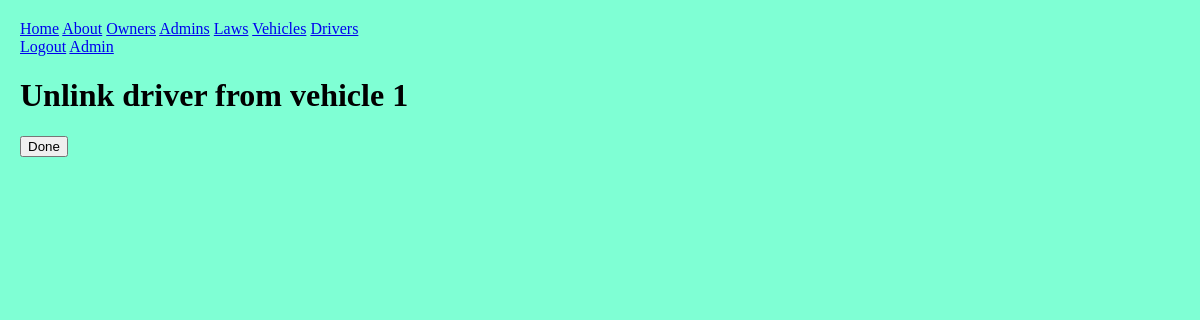
The app's page /front/rm_vtod/?vid=1 (signed in), older data.
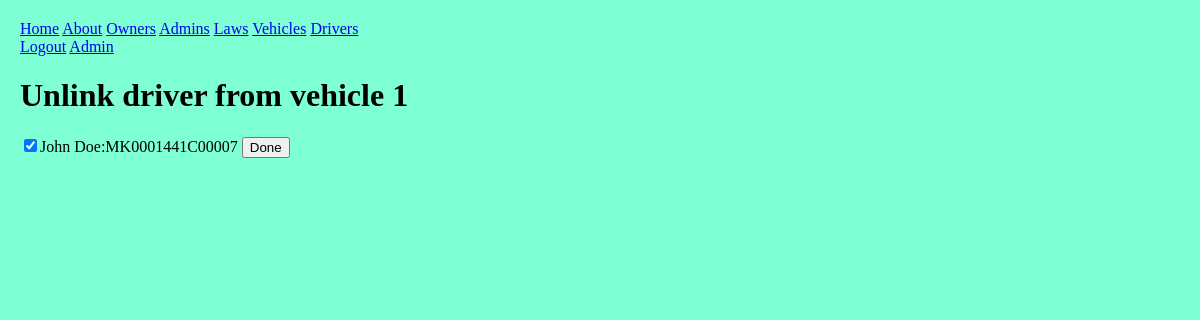
The same page, newer data.
### front/models.py (models this page shows)
class Driver(models.Model):
    vehicles = models.ManyToManyField(Vehicle);
    name = models.CharField(max_length=20);
    license_no = models.CharField(max_length=50, unique=True, null=False);
    phone = models.CharField(max_length=20, default="01923240000");
    address = models.TextField(max_length=200, default="5B/13, Razia Sultana Road, Mohammadpur, Dhaka-1207, Bangladesh.");
    approved = models.BooleanField(default=False);
    def __str__(self) -> str:
        return self.name;

### front/decorators.py (the view)
        def wrapper_func(req, *args, **kwargs):
            grp = {x.name for x in req.user.groups.all()};
            if not (bool(roles.intersection(grp)) ^ bool(grp)):
                return view_func(req, *args, **kwargs);
            else: return HttpResponse("""
                <h1>access denied</h1>
                <a href="/front/">home</a>
            """)

### front/views.py (called while the page is built, shortened)
@login_required
@allowed_users({"owner"})
def rm_vtod(req: HttpRequest):
    vid = req.GET.get("vid");
    drivers = Driver.objects.filter(vehicles__id=vid, approved=True);
    context = {
        "nav": nav,
        "vid": vid,
        "drivers": drivers,
    };
    return render(req, "rm_vtod.html", context);

### front/templates/rm_vtod.html (shortened to what this page needs)
{% extends 'base.html' %}
{% block content %}
    <h1>Unlink driver from vehicle {{vid}}</h1>
    <form action="" method="post">
        {% for driver in drivers %}
            <input type="checkbox" name="linked_drivers" checked value="{{driver}}">{{driver}}:{{driver.license_no}}</input>
        {% endfor %}
        <button type="submit">Done</button>
    </form>
{% endblock content %}

Row changes from the older to the newer data that the page shows:
added Driver: name "John Doe", license_no "MK0001441C00007"
